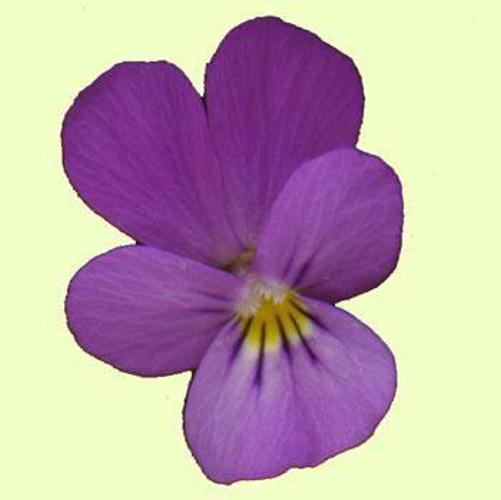
#> input picture 6-ImageIndexing/input/image.jpg, 501 x 500 px
$ python main.py
#> lines starting #> are read from the running program, lines starting #| are printed output that depends on the picture
### 6-ImageIndexing/src/Descriptor.py
from stdafx import *

# COLOCAR ABC P FICAR POLIMORFICA
class Descriptor():
    cont_save = 1
    def __init__(self, img_path: str, retrieve_desc: bool = False):

        self.image_path = img_path
        self.descriptor = []
        self.retrieve = retrieve_desc
        self.img = cv2.imread(self.image_path)
        self.rank = -1

    @abstractmethod
    def show_img(self, ranking, score)-> None:
        raise NotImplementedError

    # [10 lines left out: function save_info, not called in this run]

    def new_save_info(self, dest: str, filename: str) -> None:
        pass

    @abstractmethod
    def get_similarity(self, des: 'Descriptor') -> float:
        raise NotImplementedError

    def execute(self) -> None:
        self.fill_descriptor()


### 6-ImageIndexing/src/HOG.py
from stdafx import *
from Descriptor import Descriptor

class HOG(Descriptor):
    def __init__(self, img_path:str ,  retrieve_desc: bool = False):
        super().__init__(img_path, retrieve_desc)
        if(not self.retrieve):
            self.img = cv2.cvtColor(self.img, cv2.COLOR_BGR2GRAY).astype(np.uint8)
            self.img = cv2.resize(self.img, IMAGE_SIZE, interpolation=cv2.INTER_AREA)
            self.hog = cv2.HOGDescriptor(
                _winSize=IMAGE_SIZE,         # Tamanho da janela (deve ser o tamanho da imagem redimensionada)
                _blockSize=HOG_BLOCK_SIZE,
                _blockStride=HOG_BLOCK_STRIDE,
                _cellSize=HOG_CELL_SIZE,
                _nbins=HOG_N_BINS
            )
            self.descriptor = (self.hog).compute(self.img)

    def get_similarity(self, des:'HOG') -> float:
        return np.linalg.norm(self.descriptor - des.descriptor) #soma as distancias euclidianas de cada célula

    def fill_descriptor(self) -> None:
        pass

    # [9 lines left out: function show_img, not called in this run]


### 6-ImageIndexing/src/ColorHistogram.py
from stdafx import *
from Descriptor import Descriptor

class ColorHistogram(Descriptor):

    matriz_custo = None

    def __init__(self, img_path: str, bins: int = COLOR_N_BINS, retrieve_desc: bool = False):
        self.n_bins = bins
        self.n_cores = bins ** 3
        self.tam_bins = 256 // bins

        super().__init__(img_path, retrieve_desc)

        if ColorHistogram.matriz_custo is None:
            ColorHistogram.matriz_custo = self.calcular_matriz_custo(self.n_bins)

        if(not self.retrieve):
            self.descriptor = self.histograma_cor()

    # [16 lines left out: functions get_similarity, show_img, not called in this run]

    def histograma_cor(self):
        img_quantizada = (self.img // self.tam_bins).astype(np.int32)

        b = img_quantizada[:,:,0]
        g = img_quantizada[:,:,1]
        r = img_quantizada[:,:,2]

        indices = (b * (self.n_bins ** 2) + g * self.n_bins + r)

        histograma = np.bincount(indices.flatten(), minlength=self.n_cores)

        histograma = histograma.astype(np.float32)
        soma = histograma.sum()
        if soma > 0:
            histograma /= soma

        return histograma

    # [7 lines left out: function earth_movers_distancia, not called in this run]

    @classmethod
    def calcular_matriz_custo(cls, n_bins: int):
        tam_bins = 256 // n_bins
        offset = tam_bins / 2

        coordenadas = []
        for b in range(n_bins):
            for g in range(n_bins):
                for r in range(n_bins):
                    val_b = (b * tam_bins) + offset
                    val_g = (g * tam_bins) + offset
                    val_r = (r * tam_bins) + offset
                    coordenadas.append([val_r, val_g, val_b])

        coordenadas = np.array(coordenadas, dtype=np.float32)

        diff = coordenadas[:, np.newaxis, :] - coordenadas[np.newaxis, :, :]

        matriz_custos = np.sqrt(np.sum(diff ** 2, axis=-1))

        return matriz_custos.astype(np.float32)

### 6-ImageIndexing/src/LocalBinaryPattern.py
from stdafx import *
from Descriptor import Descriptor

class LocalBinaryPattern(Descriptor):
    def __init__(self, img_path:str, kernel: int = 3, retrieve_desc=False):
        super().__init__(img_path, retrieve_desc)
        if not self.retrieve:
            self.img = cv2.cvtColor(self.img, cv2.COLOR_BGR2GRAY).astype(np.uint8)
            self.img = cv2.resize(self.img, IMAGE_SIZE, interpolation=cv2.INTER_AREA)
            self.radius = kernel // 2
            self.n_points = kernel * kernel - 1
            self.descriptor = np.zeros(256, dtype=np.float64)
            self.fill_descriptor()

    # [9 lines left out: function show_img, not called in this run]


    def fill_descriptor(self) -> None:
            height, width = self.img.shape
            r = self.radius

            center = self.img[r:height-r, r:width-r]
            lbp_image = np.zeros_like(center, dtype=np.uint8)

            for dy in range(-r, r + 1):
                for dx in range(-r, r + 1):
                    if dy == 0 and dx == 0:
                        continue

                    neighbor = self.img[r+dy:height-r+dy, r+dx:width-r+dx]
                    lbp_image = (lbp_image << 1) | (neighbor >= center).astype(np.uint8)

            hist = cv2.calcHist([lbp_image], [0], None, [256], [0, 256])
            self.descriptor = hist.flatten()
            self.descriptor = self.descriptor / (np.sum(self.descriptor) + 1e-7)

    # [4 lines left out: function get_similarity, not called in this run]

### 6-ImageIndexing/src/App.py
from stdafx import *
from ColorHistogram import ColorHistogram
from LocalBinaryPattern import LocalBinaryPattern
from HOG import HOG

class App:
    def __init__(self, dataset=DATASET_PATH, input=INPUT_PATH_FILE, descriptors=DESCRIPTORS_PATH):
        self.datasetHogs = []
        self.datasetCores = []
        self.datasetLbps = []
        self.inputHog = HOG(input)
        self.inputCor = ColorHistogram(input)
        self.inputLbp = LocalBinaryPattern(input)
        self.data_path = dataset
        self.input_path_file = input
        self.desc_path = descriptors

        #Dicionarios de Ranking com o objeto e a pontuaçao (ordenar de menor para maior)
        self.rankingHog = []
        self.rankingCor = []
        self.rankingLbp = []
        self.rankingMix = []
        self.execute()

    # [44 lines left out: functions save_HOG_descriptors, save_COR_descriptors, save_LBP_descriptors, not called in this run]

    def retrieve_HOG_descriptors(self, source: str, filename: str) -> None:
        file_path = os.path.join(source, filename)

        self.datasetHogs = []
        with open(file_path, 'r', encoding='utf-8') as f:
            for line in f:
                line = line.strip()

                if not line:
                    continue

                parts = line.split(';', 1)

                img_path = parts[0].strip()
                features_str = parts[1].strip()

                features_array = np.fromstring(features_str, sep=' ', dtype=np.float32)

                d = HOG(img_path, retrieve_desc=True)
                d.descriptor = features_array

                self.datasetHogs.append(d)

    # [50 lines left out: functions retrieve_COR_descriptors, retrieve_LBP_descriptors, save, not called in this run]

    def retrieve(self):
        self.retrieve_HOG_descriptors(self.desc_path, FILE_HOG)
        self.retrieve_COR_descriptors(self.desc_path, FILE_COR)
        self.retrieve_LBP_descriptors(self.desc_path, FILE_LBP)

    # [69 lines left out: functions gerarHankings, atribuirHanking, gerarHankingMix, get_results, test_retrieve, not called in this run]


    def execute(self):

        #self.save()
        self.retrieve()
        self.get_results(10)


### 6-ImageIndexing/src/main.py
from stdafx import *
from App import App

def main():
    a = App()
#> in __init__, self.img is the input picture: shape (500, 501, 3); mean B, G, R 170.9, 167.1, 189.6
#> in __init__, `self.img = cv2.cvtColor(self.img, cv2.COLOR_BGR2GRAY).astype(np.uint8)`:
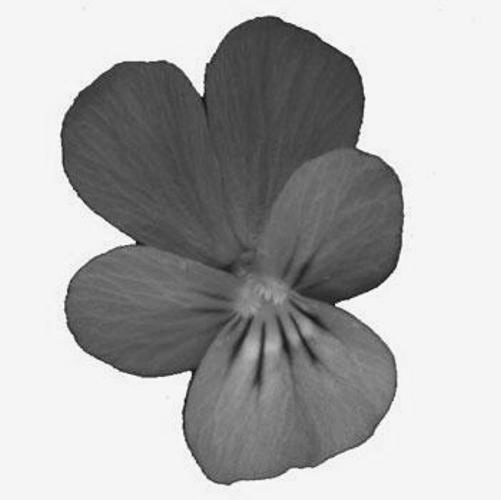
#> self.img: shape (500, 501); min 11, max 254, mean 174.4
#> in histograma_cor, `img_quantizada = (self.img // self.tam_bins).astype(np.int32)`:
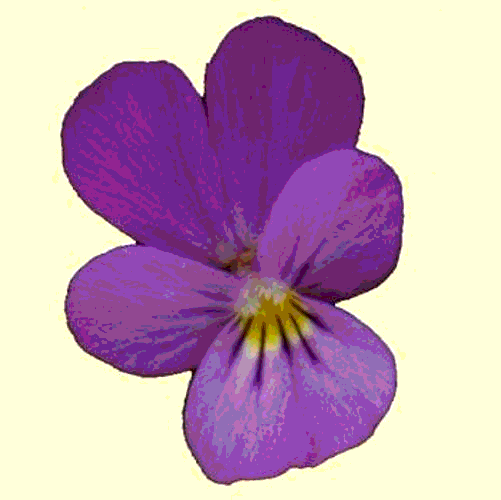
#> img_quantizada: shape (500, 501, 3) int32; mean B, G, R 5, 4.51, 5.37; drawn with min black and max white
#> in histograma_cor, `b = img_quantizada[:,:,0]`:
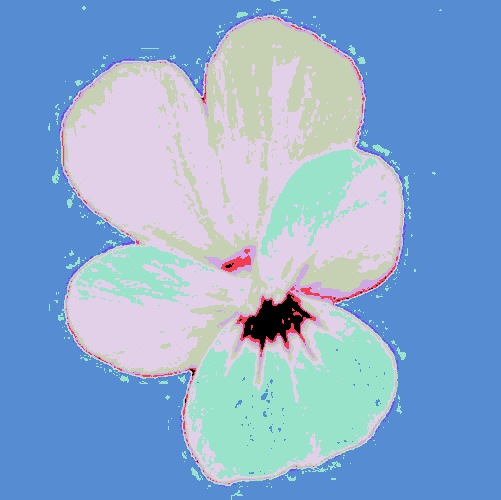
#> b: shape (500, 501) int32; 8 distinct labels, from 0 to 7; one colour per label, 0 black
#> in histograma_cor, `g = img_quantizada[:,:,1]`:
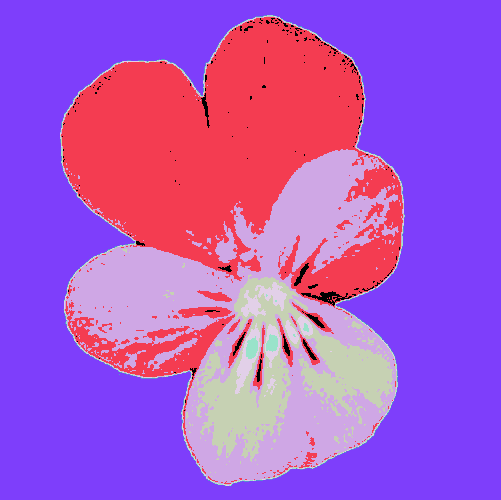
#> g: shape (500, 501) int32; 8 distinct labels, from 0 to 7; one colour per label, 0 black
#> in histograma_cor, `r = img_quantizada[:,:,2]`:
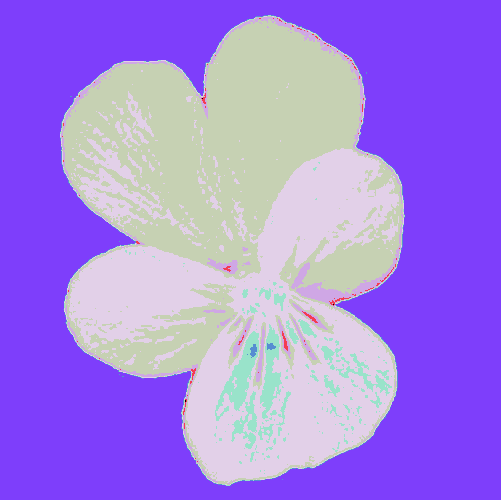
#> r: shape (500, 501) int32; 8 distinct labels, from 0 to 7; one colour per label, 0 black
#> in histograma_cor, `indices = (b * (self.n_bins ** 2) + g * self.n_bins + r)`:
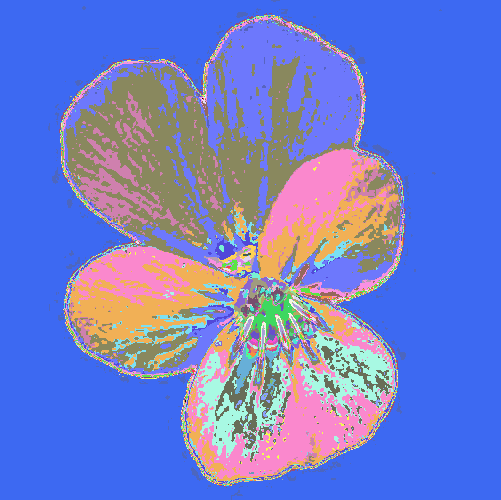
#> indices: shape (500, 501) int32; 99 distinct labels, from 0 to 511; one colour per label, 0 black
#> in histograma_cor, `histograma = np.bincount(indices.flatten(), minlength=self.n_cores)`: histograma = 512 values, max 131036 at index 447, min 0 at index 3, mean 489.3
#> in histograma_cor, `soma = histograma.sum()`: soma = 250500
#> in histograma_cor, `histograma /= soma`: histograma = 512 values, max 0.523 at index 447, min 0 at index 3, mean 0.00195
#> in __init__, `self.descriptor = self.histograma_cor()`: self.descriptor has the same summary as histograma in histograma_cor
#> after the loop in fill_descriptor, `for dy in range(-r, r + 1):`:
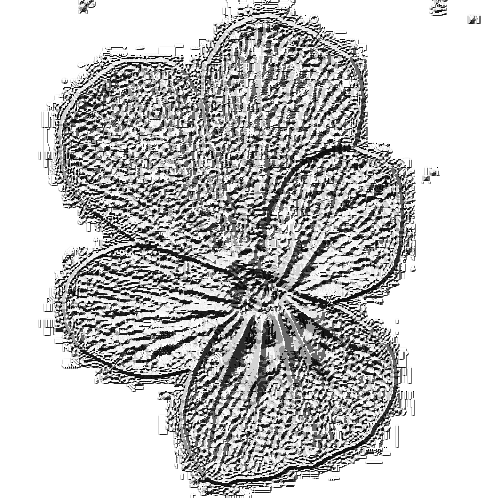
#> lbp_image: shape (498, 498); min 0, max 255, mean 197.1
#> in fill_descriptor, `hist = cv2.calcHist([lbp_image], [0], None, [256], [0, 256])`: hist = 256 values, max 121156 at index 255, min 0 at index 37, mean 968.8
#> in fill_descriptor, `self.descriptor = hist.flatten()`: self.descriptor has the same summary as hist
#> in fill_descriptor, `self.descriptor = self.descriptor / (np.sum(self.descriptor) + 1e-7)`: self.descriptor = 256 values, max 0.489 at index 255, min 0 at index 37, mean 0.00391

if __name__ == '__main__':
#> (the run stopped early here; a loop or call above may not have finished)
